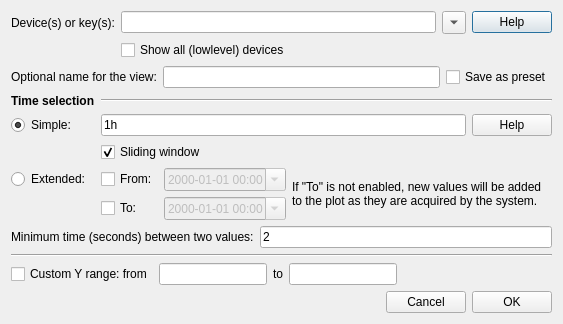
<?xml version="1.0" encoding="UTF-8"?>
<ui version="4.0">
 <class>Dialog</class>
 <widget class="QDialog" name="Dialog">
  <property name="geometry">
   <rect>
    <x>0</x>
    <y>0</y>
    <width>563</width>
    <height>323</height>
   </rect>
  </property>
  <property name="windowTitle">
   <string>New history view</string>
  </property>
  <layout class="QVBoxLayout" name="verticalLayout">
   <property name="sizeConstraint">
    <enum>QLayout::SetMinimumSize</enum>
   </property>
   <item>
    <layout class="QGridLayout" name="gridLayout_2">
     <item row="0" column="1">
      <widget class="QLineEdit" name="devices"/>
     </item>
     <item row="0" column="3">
      <widget class="QPushButton" name="helpButton">
       <property name="sizePolicy">
        <sizepolicy hsizetype="Fixed" vsizetype="Fixed">
         <horstretch>0</horstretch>
         <verstretch>0</verstretch>
        </sizepolicy>
       </property>
       <property name="text">
        <string>Help</string>
       </property>
      </widget>
     </item>
     <item row="1" column="1" colspan="3">
      <widget class="QFrame" name="devicesFrame">
       <property name="sizePolicy">
        <sizepolicy hsizetype="Preferred" vsizetype="Expanding">
         <horstretch>0</horstretch>
         <verstretch>0</verstretch>
        </sizepolicy>
       </property>
       <property name="frameShape">
        <enum>QFrame::NoFrame</enum>
       </property>
       <property name="frameShadow">
        <enum>QFrame::Plain</enum>
       </property>
       <layout class="QVBoxLayout" name="verticalLayout_2">
        <property name="margin">
         <number>0</number>
        </property>
        <item>
         <widget class="QCheckBox" name="devicesAllBox">
          <property name="text">
           <string>Show all (lowlevel) devices</string>
          </property>
         </widget>
        </item>
       </layout>
      </widget>
     </item>
     <item row="0" column="0">
      <widget class="QLabel" name="label">
       <property name="sizePolicy">
        <sizepolicy hsizetype="Fixed" vsizetype="Preferred">
         <horstretch>0</horstretch>
         <verstretch>0</verstretch>
        </sizepolicy>
       </property>
       <property name="text">
        <string>Device(s) or key(s):</string>
       </property>
      </widget>
     </item>
     <item row="0" column="2">
      <widget class="QToolButton" name="devicesExpandBtn">
       <property name="toolTip">
        <string>Show a list of all devices to select values</string>
       </property>
       <property name="text">
        <string/>
       </property>
       <property name="arrowType">
        <enum>Qt::DownArrow</enum>
       </property>
      </widget>
     </item>
    </layout>
   </item>
   <item>
    <layout class="QHBoxLayout" name="horizontalLayout">
     <item>
      <widget class="QLabel" name="label_2">
       <property name="text">
        <string>Optional name for the view:</string>
       </property>
      </widget>
     </item>
     <item>
      <widget class="QLineEdit" name="namebox"/>
     </item>
     <item>
      <widget class="QCheckBox" name="savePreset">
       <property name="text">
        <string>Save as preset</string>
       </property>
      </widget>
     </item>
    </layout>
   </item>
   <item>
    <layout class="QGridLayout" name="gridLayout">
     <item row="1" column="1" colspan="3">
      <widget class="QLineEdit" name="simpleTimeSpec">
       <property name="text">
        <string>1h</string>
       </property>
      </widget>
     </item>
     <item row="2" column="1" colspan="2">
      <widget class="QCheckBox" name="slidingWindow">
       <property name="text">
        <string>Sliding window</string>
       </property>
       <property name="checked">
        <bool>true</bool>
       </property>
      </widget>
     </item>
     <item row="1" column="0">
      <widget class="QRadioButton" name="simpleTime">
       <property name="text">
        <string>Simple:</string>
       </property>
       <property name="checked">
        <bool>true</bool>
       </property>
      </widget>
     </item>
     <item row="0" column="0">
      <widget class="QLabel" name="label_6">
       <property name="font">
        <font>
         <weight>75</weight>
         <bold>true</bold>
        </font>
       </property>
       <property name="text">
        <string>Time selection</string>
       </property>
      </widget>
     </item>
     <item row="1" column="4">
      <widget class="QPushButton" name="simpleHelpButton">
       <property name="sizePolicy">
        <sizepolicy hsizetype="Fixed" vsizetype="Fixed">
         <horstretch>0</horstretch>
         <verstretch>0</verstretch>
        </sizepolicy>
       </property>
       <property name="text">
        <string>Help</string>
       </property>
      </widget>
     </item>
     <item row="0" column="1" colspan="4">
      <widget class="Line" name="line">
       <property name="orientation">
        <enum>Qt::Horizontal</enum>
       </property>
      </widget>
     </item>
     <item row="3" column="0">
      <widget class="QRadioButton" name="extTime">
       <property name="text">
        <string>Extended:</string>
       </property>
      </widget>
     </item>
     <item row="3" column="1">
      <widget class="QCheckBox" name="frombox">
       <property name="text">
        <string>From:</string>
       </property>
      </widget>
     </item>
     <item row="3" column="2">
      <widget class="QDateTimeEdit" name="fromdate">
       <property name="enabled">
        <bool>false</bool>
       </property>
       <property name="displayFormat">
        <string>yyyy-MM-dd HH:mm</string>
       </property>
       <property name="calendarPopup">
        <bool>true</bool>
       </property>
      </widget>
     </item>
     <item row="4" column="1">
      <widget class="QCheckBox" name="tobox">
       <property name="text">
        <string>To:</string>
       </property>
      </widget>
     </item>
     <item row="4" column="2">
      <widget class="QDateTimeEdit" name="todate">
       <property name="enabled">
        <bool>false</bool>
       </property>
       <property name="displayFormat">
        <string>yyyy-MM-dd HH:mm</string>
       </property>
       <property name="calendarPopup">
        <bool>true</bool>
       </property>
      </widget>
     </item>
     <item row="3" column="3" rowspan="2" colspan="2">
      <widget class="QLabel" name="label_7">
       <property name="text">
        <string>If &quot;To&quot; is not enabled, new values will be added to the plot as they are acquired by the system.</string>
       </property>
       <property name="wordWrap">
        <bool>true</bool>
       </property>
      </widget>
     </item>
    </layout>
   </item>
   <item>
    <layout class="QHBoxLayout" name="horizontalLayout_3">
     <item>
      <widget class="QLabel" name="label_4">
       <property name="text">
        <string>Minimum time (seconds) between two values:</string>
       </property>
      </widget>
     </item>
     <item>
      <widget class="QLineEdit" name="interval">
       <property name="text">
        <string>2</string>
       </property>
      </widget>
     </item>
    </layout>
   </item>
   <item>
    <widget class="Line" name="line_2">
     <property name="orientation">
      <enum>Qt::Horizontal</enum>
     </property>
    </widget>
   </item>
   <item>
    <layout class="QHBoxLayout" name="horizontalLayout_4">
     <item>
      <widget class="QCheckBox" name="customY">
       <property name="text">
        <string>Custom Y range: from</string>
       </property>
      </widget>
     </item>
     <item>
      <widget class="QLineEdit" name="customYFrom"/>
     </item>
     <item>
      <widget class="QLabel" name="label_5">
       <property name="text">
        <string>to</string>
       </property>
      </widget>
     </item>
     <item>
      <widget class="QLineEdit" name="customYTo"/>
     </item>
     <item>
      <spacer name="horizontalSpacer_3">
       <property name="orientation">
        <enum>Qt::Horizontal</enum>
       </property>
       <property name="sizeHint" stdset="0">
        <size>
         <width>0</width>
         <height>0</height>
        </size>
       </property>
      </spacer>
     </item>
     <item>
      <spacer name="horizontalSpacer_2">
       <property name="orientation">
        <enum>Qt::Horizontal</enum>
       </property>
       <property name="sizeHint" stdset="0">
        <size>
         <width>0</width>
         <height>0</height>
        </size>
       </property>
      </spacer>
     </item>
    </layout>
   </item>
   <item>
    <layout class="QHBoxLayout" name="horizontalLayout_3">
     <item>
      <spacer name="horizontalSpacer">
       <property name="orientation">
        <enum>Qt::Horizontal</enum>
       </property>
       <property name="sizeHint" stdset="0">
        <size>
         <width>40</width>
         <height>20</height>
        </size>
       </property>
      </spacer>
     </item>
     <item>
      <widget class="QPushButton" name="btn_cancel">
       <property name="text">
        <string>Cancel</string>
       </property>
      </widget>
     </item>
     <item>
      <widget class="QPushButton" name="btn_ok">
       <property name="text">
        <string>OK</string>
       </property>
      </widget>
     </item>
    </layout>
   </item>
  </layout>
 </widget>
 <tabstops>
  <tabstop>devices</tabstop>
  <tabstop>devicesExpandBtn</tabstop>
  <tabstop>helpButton</tabstop>
  <tabstop>devicesAllBox</tabstop>
  <tabstop>namebox</tabstop>
  <tabstop>savePreset</tabstop>
  <tabstop>simpleTime</tabstop>
  <tabstop>simpleTimeSpec</tabstop>
  <tabstop>simpleHelpButton</tabstop>
  <tabstop>slidingWindow</tabstop>
  <tabstop>extTime</tabstop>
  <tabstop>frombox</tabstop>
  <tabstop>fromdate</tabstop>
  <tabstop>tobox</tabstop>
  <tabstop>todate</tabstop>
  <tabstop>interval</tabstop>
  <tabstop>customY</tabstop>
  <tabstop>customYFrom</tabstop>
  <tabstop>customYTo</tabstop>
  <tabstop>btn_cancel</tabstop>
  <tabstop>btn_ok</tabstop>
 </tabstops>
 <resources>
  <include location="../../../../resources/nicos-gui.qrc"/>
 </resources>
 <connections>
  <connection>
   <sender>btn_ok</sender>
   <signal>clicked()</signal>
   <receiver>Dialog</receiver>
   <slot>accept()</slot>
   <hints>
    <hint type="sourcelabel">
     <x>248</x>
     <y>254</y>
    </hint>
    <hint type="destinationlabel">
     <x>157</x>
     <y>274</y>
    </hint>
   </hints>
  </connection>
  <connection>
   <sender>btn_cancel</sender>
   <signal>clicked()</signal>
   <receiver>Dialog</receiver>
   <slot>reject()</slot>
   <hints>
    <hint type="sourcelabel">
     <x>316</x>
     <y>260</y>
    </hint>
    <hint type="destinationlabel">
     <x>286</x>
     <y>274</y>
    </hint>
   </hints>
  </connection>
 </connections>
</ui>
